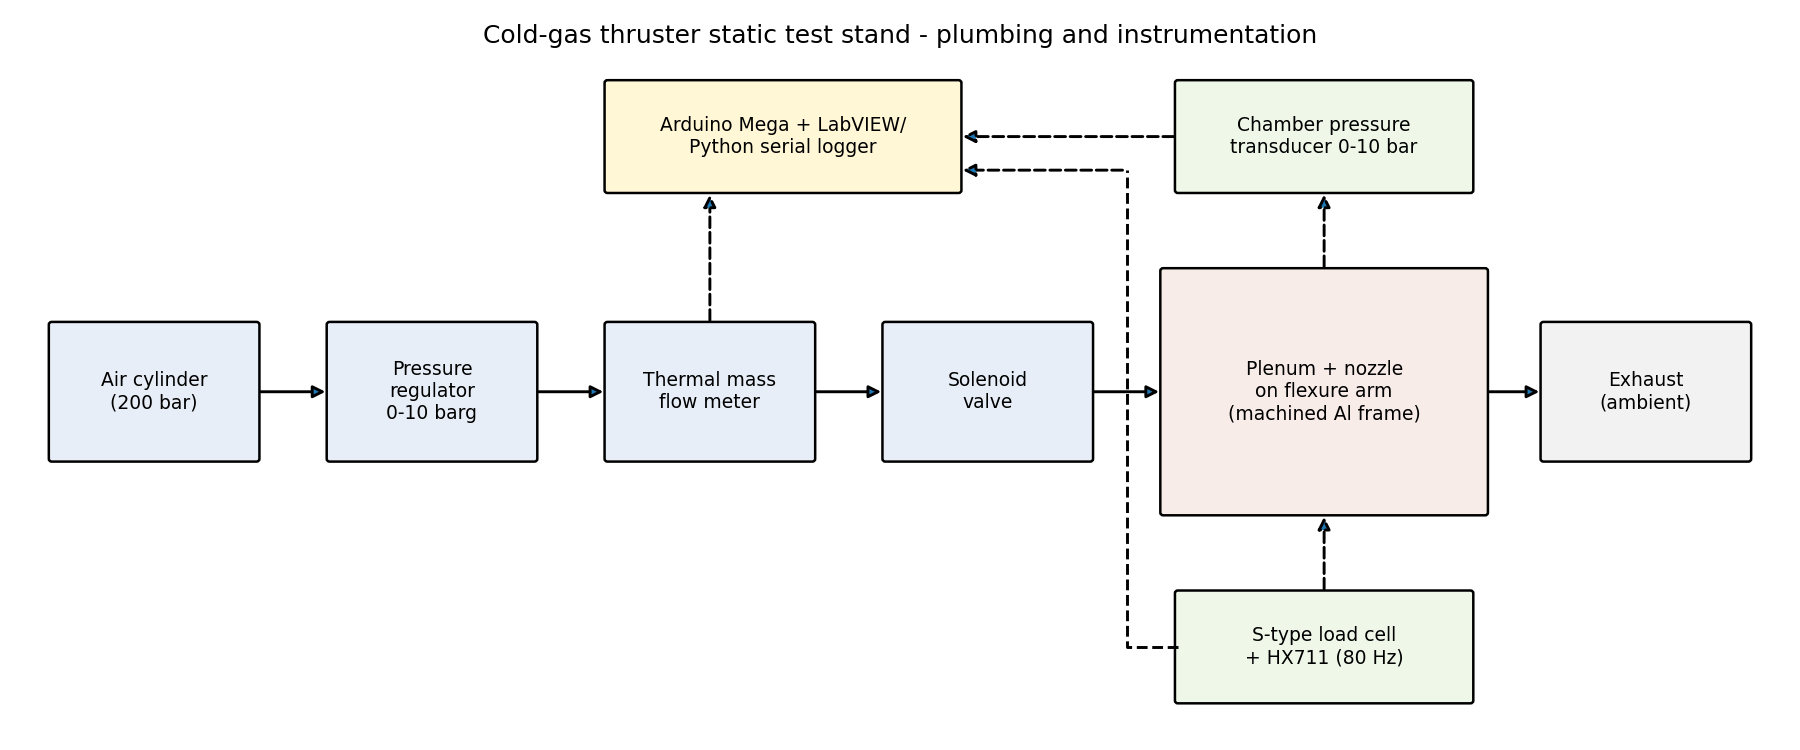

Reproduce this figure in Python.
# Schematic of the test stand plumbing + instrumentation and the two nozzle profiles
# Shreeji Kumawat - SIH2026

import os
import numpy as np
import matplotlib.pyplot as plt
from matplotlib.patches import FancyBboxPatch, FancyArrowPatch

HERE = os.path.dirname(os.path.abspath(__file__))


def box(ax, x, y, w, h, text, fc="#e8eef7"):
    ax.add_patch(FancyBboxPatch((x, y), w, h, boxstyle="round,pad=0.02", fc=fc, ec="k", lw=1.2))
    ax.text(x + w / 2, y + h / 2, text, ha="center", va="center", fontsize=9)


def arrow(ax, x1, y1, x2, y2, ls="-"):
    ax.add_patch(FancyArrowPatch((x1, y1), (x2, y2), arrowstyle="-|>", mutation_scale=12, lw=1.4, ls=ls))


fig, ax = plt.subplots(figsize=(12, 5))
ax.set_xlim(0, 12); ax.set_ylim(0, 5); ax.axis("off")

box(ax, 0.2, 2.0, 1.4, 1.0, "Air cylinder\n(200 bar)")
box(ax, 2.1, 2.0, 1.4, 1.0, "Pressure\nregulator\n0-10 barg")
box(ax, 4.0, 2.0, 1.4, 1.0, "Thermal mass\nflow meter")
box(ax, 5.9, 2.0, 1.4, 1.0, "Solenoid\nvalve")
box(ax, 7.8, 1.6, 2.2, 1.8, "Plenum + nozzle\non flexure arm\n(machined Al frame)", fc="#f7ece8")
box(ax, 10.4, 2.0, 1.4, 1.0, "Exhaust\n(ambient)", fc="#f2f2f2")
for x1, x2 in [(1.6, 2.1), (3.5, 4.0), (5.4, 5.9), (7.3, 7.8), (10.0, 10.4)]:
    arrow(ax, x1, 2.5, x2, 2.5)

box(ax, 7.9, 0.2, 2.0, 0.8, "S-type load cell\n+ HX711 (80 Hz)", fc="#eef7e8")
box(ax, 7.9, 4.0, 2.0, 0.8, "Chamber pressure\ntransducer 0-10 bar", fc="#eef7e8")
box(ax, 4.0, 4.0, 2.4, 0.8, "Arduino Mega + LabVIEW/\nPython serial logger", fc="#fff7d6")
arrow(ax, 8.9, 1.0, 8.9, 1.6, ls="--")
arrow(ax, 8.9, 3.4, 8.9, 4.0, ls="--")
arrow(ax, 7.9, 4.4, 6.4, 4.4, ls="--")
ax.plot([7.9, 7.55, 7.55], [0.6, 0.6, 4.15], "k--", lw=1.4); arrow(ax, 7.55, 4.15, 6.4, 4.15, ls="--")
arrow(ax, 4.7, 3.0, 4.7, 4.0, ls="--")
ax.set_title("Cold-gas thruster static test stand - plumbing and instrumentation", fontsize=12)
fig.tight_layout(); fig.savefig(os.path.join(HERE, "stand_schematic.png"), dpi=150)
plt.close(fig)

# nozzle profiles (as printed)
fig, ax = plt.subplots(1, 2, figsize=(11, 3.5))
for a, (name, rt, re) in zip(ax, [("Converging (C)", 1.5, 1.5), ("Converging-Diverging (CD)", 1.5, 2.0)]):
    rin = 6.0
    xc = np.linspace(0, 10, 100)
    rc = rt + (rin - rt) * (1 + np.cos(np.pi * xc / 10)) / 2
    if re > rt:
        L_div = (re - rt) / np.tan(np.radians(15))
        xd = np.linspace(10, 10 + L_div, 30); rd = rt + (xd - 10) * np.tan(np.radians(15))
    else:
        xd = np.linspace(10, 11.5, 5); rd = np.full_like(xd, rt)
    x = np.r_[xc, xd]; r = np.r_[rc, rd]
    a.fill_between(x, r, rin + 2, color="#bbbbbb"); a.fill_between(x, -r, -rin - 2, color="#bbbbbb")
    a.plot(x, r, "k"); a.plot(x, -r, "k"); a.axhline(0, color="k", ls="-.", lw=0.6)
    a.set_aspect("equal"); a.set_title(f"{name}: d* = {2*rt:.1f} mm, d$_e$ = {2*re:.1f} mm", fontsize=10)
    a.set_xlabel("x [mm]"); a.set_ylabel("r [mm]")
fig.tight_layout(); fig.savefig(os.path.join(HERE, "nozzle_profiles.png"), dpi=150)
plt.close(fig)
print("saved stand_schematic.png, nozzle_profiles.png")
